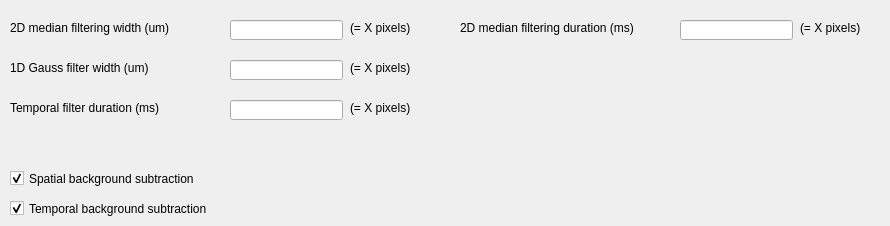
      <widget class="QWidget" name="ap_image_preprocessing">
       <attribute name="title">
        <string>Image preprocessing</string>
       </attribute>
       <widget class="QLabel" name="label_5">
        <property name="geometry">
         <rect>
          <x>10</x>
          <y>60</y>
          <width>171</width>
          <height>16</height>
         </rect>
        </property>
        <property name="text">
         <string>1D Gauss filter width (um)</string>
        </property>
       </widget>
       <widget class="QLineEdit" name="ap_image_preprocessing_lineEdit_1dGaussFilter">
        <property name="geometry">
         <rect>
          <x>230</x>
          <y>60</y>
          <width>113</width>
          <height>20</height>
         </rect>
        </property>
       </widget>
       <widget class="QLabel" name="ap_image_preprocessing_label_1dGaussFilter_pixels">
        <property name="geometry">
         <rect>
          <x>350</x>
          <y>60</y>
          <width>91</width>
          <height>16</height>
         </rect>
        </property>
        <property name="text">
         <string>(= X pixels)</string>
        </property>
       </widget>
       <widget class="QLabel" name="label_7">
        <property name="geometry">
         <rect>
          <x>10</x>
          <y>20</y>
          <width>201</width>
          <height>16</height>
         </rect>
        </property>
        <property name="text">
         <string>2D median filtering width (um)</string>
        </property>
       </widget>
       <widget class="QLineEdit" name="ap_image_preprocessing_lineEdit_median_width">
        <property name="geometry">
         <rect>
          <x>230</x>
          <y>20</y>
          <width>113</width>
          <height>20</height>
         </rect>
        </property>
       </widget>
       <widget class="QLabel" name="ap_image_preprocessing_label_median_filtering_pixels">
        <property name="geometry">
         <rect>
          <x>350</x>
          <y>20</y>
          <width>81</width>
          <height>16</height>
         </rect>
        </property>
        <property name="text">
         <string>(= X pixels)</string>
        </property>
       </widget>
       <widget class="QLabel" name="label_9">
        <property name="geometry">
         <rect>
          <x>10</x>
          <y>100</y>
          <width>171</width>
          <height>16</height>
         </rect>
        </property>
        <property name="text">
         <string>Temporal filter duration (ms)</string>
        </property>
       </widget>
       <widget class="QLineEdit" name="ap_image_preprocessing_lineEdit_temporal_filter_duration">
        <property name="geometry">
         <rect>
          <x>230</x>
          <y>100</y>
          <width>113</width>
          <height>20</height>
         </rect>
        </property>
       </widget>
       <widget class="QLabel" name="ap_image_preprocessing_label_temporal_filtering_pixels">
        <property name="geometry">
         <rect>
          <x>350</x>
          <y>100</y>
          <width>81</width>
          <height>16</height>
         </rect>
        </property>
        <property name="text">
         <string>(= X pixels)</string>
        </property>
       </widget>
       <widget class="QLabel" name="label_11">
        <property name="geometry">
         <rect>
          <x>460</x>
          <y>20</y>
          <width>201</width>
          <height>16</height>
         </rect>
        </property>
        <property name="text">
         <string>2D median filtering duration (ms)</string>
        </property>
       </widget>
       <widget class="QLineEdit" name="ap_image_preprocessing_lineEdit_median_duration">
        <property name="geometry">
         <rect>
          <x>680</x>
          <y>20</y>
          <width>113</width>
          <height>20</height>
         </rect>
        </property>
       </widget>
       <widget class="QLabel" name="ap_image_preprocessing_label_median_duration_pixels">
        <property name="geometry">
         <rect>
          <x>800</x>
          <y>20</y>
          <width>81</width>
          <height>16</height>
         </rect>
        </property>
        <property name="text">
         <string>(= X pixels)</string>
        </property>
       </widget>
       <widget class="QCheckBox" name="ap_image_preprocessing_tickboxSpaceSubtraction">
        <property name="geometry">
         <rect>
          <x>10</x>
          <y>170</y>
          <width>231</width>
          <height>17</height>
         </rect>
        </property>
        <property name="text">
         <string>Spatial background subtraction</string>
        </property>
        <property name="checked">
         <bool>true</bool>
        </property>
       </widget>
       <widget class="QCheckBox" name="ap_image_preprocessing_tickboxTimeSubtraction">
        <property name="geometry">
         <rect>
          <x>10</x>
          <y>200</y>
          <width>231</width>
          <height>17</height>
         </rect>
        </property>
        <property name="text">
         <string>Temporal background subtraction</string>
        </property>
        <property name="checked">
         <bool>true</bool>
        </property>
       </widget>
      </widget>
